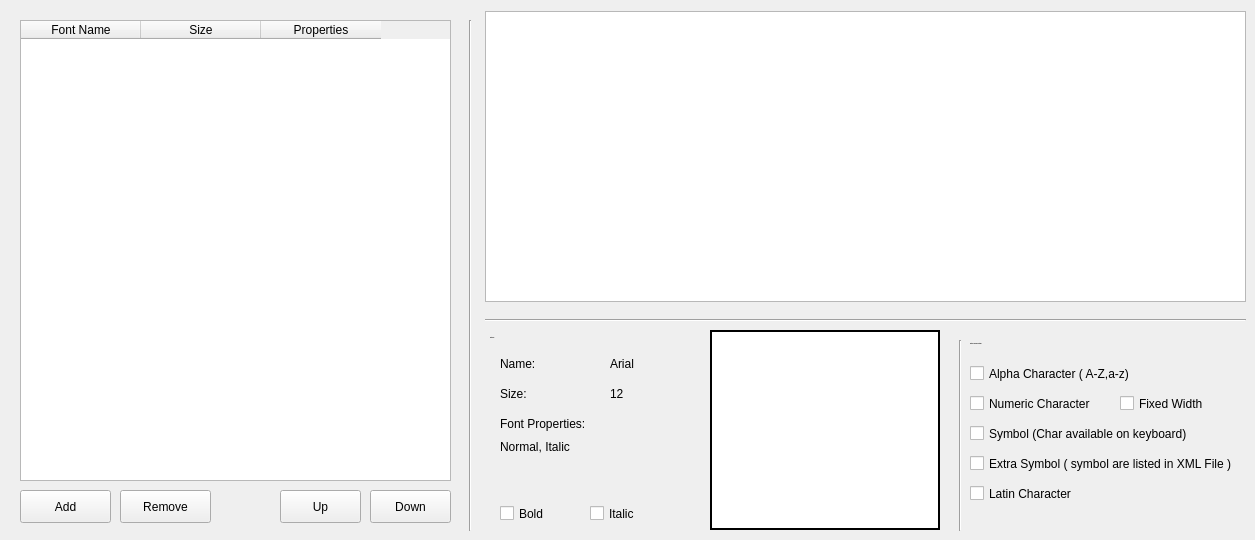
    <widget class="QWidget" name="Font">
     <attribute name="title">
      <string>Font</string>
     </attribute>
     <widget class="QTableWidget" name="TableFont">
      <property name="geometry">
       <rect>
        <x>20</x>
        <y>20</y>
        <width>431</width>
        <height>461</height>
       </rect>
      </property>
      <property name="sizePolicy">
       <sizepolicy hsizetype="Expanding" vsizetype="Expanding">
        <horstretch>0</horstretch>
        <verstretch>0</verstretch>
       </sizepolicy>
      </property>
      <property name="baseSize">
       <size>
        <width>0</width>
        <height>0</height>
       </size>
      </property>
      <property name="lineWidth">
       <number>-1</number>
      </property>
      <property name="selectionMode">
       <enum>QAbstractItemView::SingleSelection</enum>
      </property>
      <property name="selectionBehavior">
       <enum>QAbstractItemView::SelectRows</enum>
      </property>
      <property name="sortingEnabled">
       <bool>false</bool>
      </property>
      <property name="columnCount">
       <number>3</number>
      </property>
      <attribute name="horizontalHeaderCascadingSectionResizes">
       <bool>false</bool>
      </attribute>
      <attribute name="horizontalHeaderMinimumSectionSize">
       <number>40</number>
      </attribute>
      <attribute name="horizontalHeaderDefaultSectionSize">
       <number>120</number>
      </attribute>
      <attribute name="horizontalHeaderStretchLastSection">
       <bool>false</bool>
      </attribute>
      <attribute name="verticalHeaderVisible">
       <bool>false</bool>
      </attribute>
      <attribute name="verticalHeaderHighlightSections">
       <bool>true</bool>
      </attribute>
      <column>
       <property name="text">
        <string>Font Name</string>
       </property>
      </column>
      <column>
       <property name="text">
        <string>Size</string>
       </property>
      </column>
      <column>
       <property name="text">
        <string>Properties</string>
       </property>
      </column>
     </widget>
     <widget class="QPushButton" name="ButtonAddFont">
      <property name="geometry">
       <rect>
        <x>20</x>
        <y>490</y>
        <width>91</width>
        <height>33</height>
       </rect>
      </property>
      <property name="styleSheet">
       <string notr="true"/>
      </property>
      <property name="text">
       <string>Add</string>
      </property>
      <property name="icon">
       <iconset resource="SkinRessource.qrc">
        <normaloff>:/graphic/plus20.png</normaloff>:/graphic/plus20.png</iconset>
      </property>
      <property name="iconSize">
       <size>
        <width>20</width>
        <height>20</height>
       </size>
      </property>
     </widget>
     <widget class="QPushButton" name="ButtonRemoveFont">
      <property name="geometry">
       <rect>
        <x>120</x>
        <y>490</y>
        <width>91</width>
        <height>33</height>
       </rect>
      </property>
      <property name="styleSheet">
       <string notr="true"/>
      </property>
      <property name="text">
       <string>Remove</string>
      </property>
      <property name="icon">
       <iconset resource="SkinRessource.qrc">
        <normaloff>:/graphic/remove20.png</normaloff>:/graphic/remove20.png</iconset>
      </property>
      <property name="iconSize">
       <size>
        <width>20</width>
        <height>20</height>
       </size>
      </property>
     </widget>
     <widget class="QPushButton" name="ButtonUpFont">
      <property name="geometry">
       <rect>
        <x>280</x>
        <y>490</y>
        <width>81</width>
        <height>33</height>
       </rect>
      </property>
      <property name="styleSheet">
       <string notr="true"/>
      </property>
      <property name="text">
       <string>Up</string>
      </property>
      <property name="icon">
       <iconset resource="SkinRessource.qrc">
        <normaloff>:/graphic/Up_Arrow20.png</normaloff>:/graphic/Up_Arrow20.png</iconset>
      </property>
      <property name="iconSize">
       <size>
        <width>20</width>
        <height>20</height>
       </size>
      </property>
     </widget>
     <widget class="QPushButton" name="ButtonDownFont">
      <property name="geometry">
       <rect>
        <x>370</x>
        <y>490</y>
        <width>81</width>
        <height>33</height>
       </rect>
      </property>
      <property name="styleSheet">
       <string notr="true"/>
      </property>
      <property name="text">
       <string>Down</string>
      </property>
      <property name="icon">
       <iconset resource="SkinRessource.qrc">
        <normaloff>:/graphic/Down_Arrow20.png</normaloff>:/graphic/Down_Arrow20.png</iconset>
      </property>
      <property name="iconSize">
       <size>
        <width>20</width>
        <height>20</height>
       </size>
      </property>
     </widget>
     <widget class="Line" name="line_V_Font">
      <property name="geometry">
       <rect>
        <x>460</x>
        <y>20</y>
        <width>20</width>
        <height>511</height>
       </rect>
      </property>
      <property name="orientation">
       <enum>Qt::Vertical</enum>
      </property>
     </widget>
     <widget class="Line" name="line_H_Font">
      <property name="geometry">
       <rect>
        <x>485</x>
        <y>310</y>
        <width>761</width>
        <height>20</height>
       </rect>
      </property>
      <property name="orientation">
       <enum>Qt::Horizontal</enum>
      </property>
     </widget>
     <widget class="QLabel" name="LabelStaticFontInfo">
      <property name="geometry">
       <rect>
        <x>490</x>
        <y>330</y>
        <width>91</width>
        <height>16</height>
       </rect>
      </property>
      <property name="font">
       <font>
        <pointsize>-1</pointsize>
        <italic>false</italic>
        <bold>true</bold>
       </font>
      </property>
      <property name="text">
       <string>Font info:</string>
      </property>
     </widget>
     <widget class="QLabel" name="LabelStaticFontName">
      <property name="geometry">
       <rect>
        <x>500</x>
        <y>350</y>
        <width>81</width>
        <height>27</height>
       </rect>
      </property>
      <property name="text">
       <string>Name:</string>
      </property>
     </widget>
     <widget class="QLabel" name="LabelFontName">
      <property name="geometry">
       <rect>
        <x>610</x>
        <y>350</y>
        <width>111</width>
        <height>27</height>
       </rect>
      </property>
      <property name="text">
       <string>Arial</string>
      </property>
     </widget>
     <widget class="QLabel" name="LabelFontSize">
      <property name="geometry">
       <rect>
        <x>610</x>
        <y>380</y>
        <width>111</width>
        <height>27</height>
       </rect>
      </property>
      <property name="text">
       <string>12</string>
      </property>
     </widget>
     <widget class="QLabel" name="LabelStaticFontSize">
      <property name="geometry">
       <rect>
        <x>500</x>
        <y>380</y>
        <width>41</width>
        <height>27</height>
       </rect>
      </property>
      <property name="text">
       <string>Size:</string>
      </property>
     </widget>
     <widget class="QLabel" name="LabelStaticFontProperties">
      <property name="geometry">
       <rect>
        <x>500</x>
        <y>410</y>
        <width>101</width>
        <height>27</height>
       </rect>
      </property>
      <property name="text">
       <string>Font Properties:</string>
      </property>
     </widget>
     <widget class="QLabel" name="LabelFontProperties">
      <property name="geometry">
       <rect>
        <x>500</x>
        <y>440</y>
        <width>191</width>
        <height>51</height>
       </rect>
      </property>
      <property name="sizePolicy">
       <sizepolicy hsizetype="Preferred" vsizetype="Expanding">
        <horstretch>0</horstretch>
        <verstretch>0</verstretch>
       </sizepolicy>
      </property>
      <property name="text">
       <string>Normal, Italic</string>
      </property>
      <property name="alignment">
       <set>Qt::AlignLeading|Qt::AlignLeft|Qt::AlignTop</set>
      </property>
      <property name="wordWrap">
       <bool>false</bool>
      </property>
     </widget>
     <widget class="QLabel" name="LabelStaticFontUse">
      <property name="geometry">
       <rect>
        <x>970</x>
        <y>330</y>
        <width>271</width>
        <height>27</height>
       </rect>
      </property>
      <property name="sizePolicy">
       <sizepolicy hsizetype="Fixed" vsizetype="Fixed">
        <horstretch>0</horstretch>
        <verstretch>0</verstretch>
       </sizepolicy>
      </property>
      <property name="font">
       <font>
        <pointsize>-1</pointsize>
        <italic>false</italic>
        <bold>true</bold>
       </font>
      </property>
      <property name="text">
       <string>Font in Skin Will Contain:</string>
      </property>
     </widget>
     <widget class="QCheckBox" name="checkBoxAlphaFont">
      <property name="geometry">
       <rect>
        <x>970</x>
        <y>360</y>
        <width>271</width>
        <height>27</height>
       </rect>
      </property>
      <property name="text">
       <string>Alpha Character ( A-Z,a-z) </string>
      </property>
      <property name="autoExclusive">
       <bool>false</bool>
      </property>
     </widget>
     <widget class="QCheckBox" name="checkBoxNumericFont">
      <property name="geometry">
       <rect>
        <x>970</x>
        <y>390</y>
        <width>141</width>
        <height>27</height>
       </rect>
      </property>
      <property name="text">
       <string>Numeric Character</string>
      </property>
      <property name="autoExclusive">
       <bool>false</bool>
      </property>
     </widget>
     <widget class="QCheckBox" name="checkBoxSymbolFont">
      <property name="geometry">
       <rect>
        <x>970</x>
        <y>420</y>
        <width>271</width>
        <height>27</height>
       </rect>
      </property>
      <property name="text">
       <string>Symbol (Char available on keyboard)</string>
      </property>
      <property name="autoExclusive">
       <bool>false</bool>
      </property>
     </widget>
     <widget class="Line" name="line_V_Font_2">
      <property name="geometry">
       <rect>
        <x>950</x>
        <y>340</y>
        <width>20</width>
        <height>191</height>
       </rect>
      </property>
      <property name="orientation">
       <enum>Qt::Vertical</enum>
      </property>
     </widget>
     <widget class="QCheckBox" name="checkBoxExtraSymbolFont">
      <property name="geometry">
       <rect>
        <x>970</x>
        <y>450</y>
        <width>271</width>
        <height>27</height>
       </rect>
      </property>
      <property name="text">
       <string>Extra Symbol ( symbol are listed in XML File )</string>
      </property>
      <property name="autoExclusive">
       <bool>false</bool>
      </property>
     </widget>
     <widget class="QCheckBox" name="checkBoxLatinFont">
      <property name="geometry">
       <rect>
        <x>970</x>
        <y>480</y>
        <width>271</width>
        <height>27</height>
       </rect>
      </property>
      <property name="text">
       <string>Latin Character</string>
      </property>
      <property name="autoExclusive">
       <bool>false</bool>
      </property>
     </widget>
     <widget class="QCheckBox" name="checkBoxBold">
      <property name="geometry">
       <rect>
        <x>500</x>
        <y>500</y>
        <width>71</width>
        <height>27</height>
       </rect>
      </property>
      <property name="text">
       <string>Bold</string>
      </property>
      <property name="autoExclusive">
       <bool>false</bool>
      </property>
     </widget>
     <widget class="QCheckBox" name="checkBoxItalic">
      <property name="geometry">
       <rect>
        <x>590</x>
        <y>500</y>
        <width>71</width>
        <height>27</height>
       </rect>
      </property>
      <property name="styleSheet">
       <string notr="true"/>
      </property>
      <property name="text">
       <string>Italic</string>
      </property>
      <property name="autoExclusive">
       <bool>false</bool>
      </property>
     </widget>
     <widget class="QGraphicsView" name="graphicsViewExample">
      <property name="geometry">
       <rect>
        <x>710</x>
        <y>330</y>
        <width>230</width>
        <height>200</height>
       </rect>
      </property>
      <property name="styleSheet">
       <string notr="true">border-style: solid;
border-color: black;
border-width: 2px;</string>
      </property>
      <property name="verticalScrollBarPolicy">
       <enum>Qt::ScrollBarAlwaysOff</enum>
      </property>
      <property name="horizontalScrollBarPolicy">
       <enum>Qt::ScrollBarAlwaysOff</enum>
      </property>
     </widget>
     <widget class="QCheckBox" name="checkBoxFixed">
      <property name="geometry">
       <rect>
        <x>1120</x>
        <y>390</y>
        <width>121</width>
        <height>27</height>
       </rect>
      </property>
      <property name="text">
       <string>Fixed Width</string>
      </property>
      <property name="autoExclusive">
       <bool>false</bool>
      </property>
     </widget>
     <widget class="QGraphicsView" name="graphicsViewFont">
      <property name="geometry">
       <rect>
        <x>485</x>
        <y>11</y>
        <width>761</width>
        <height>291</height>
       </rect>
      </property>
     </widget>
    </widget>
